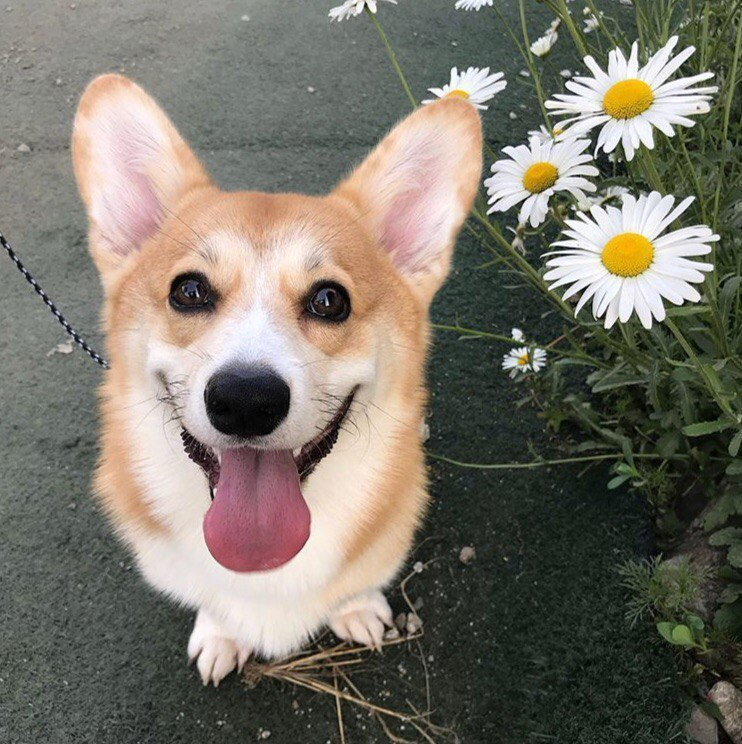
#> input picture cv2_tests/dog1.jpg, 742 x 744 px, found by its file name
$ jupyter execute --allow-errors cv2_tests.ipynb   (text cells are left out)
#> lines starting #> are read from the running program, lines starting #| are printed output that depends on the picture; after the words box and inside, x2 and y2 are one past the last pixel; in counts of white or black regions, pixels touching at a corner belong together
[cell 1]
import cv2
image = cv2.imread(r'C:\Users\Lenovo\Desktop\cv2\dog1.jpg')
#> image is the input picture: shape (744, 742, 3); mean B, G, R 105.5, 116.7, 121.4
cv2.imshow('Image',image)
cv2.waitKey(0)
cv2.destroyAllWindows()

[cell 2]
import cv2

def viewImage(image, name_of_window):
    cv2.namedWindow(name_of_window, cv2.WINDOW_NORMAL)
    cv2.imshow(name_of_window, image)
    cv2.waitKey(0)
    cv2.destroyAllWindows()

image = cv2.imread(r'C:\Users\Lenovo\Desktop\cv2\dog1.jpg', cv2.IMREAD_UNCHANGED)


#обрезка
cropped = image[200:800, 80:450]
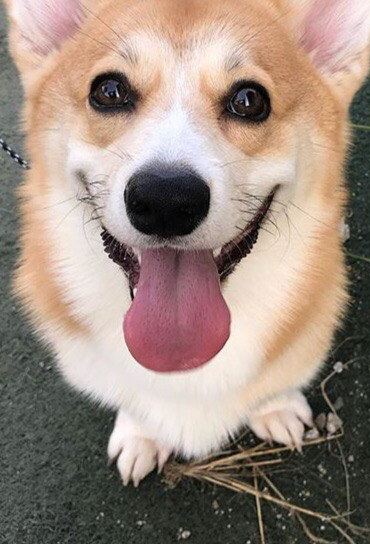
#> cropped: shape (544, 370, 3); mean B, G, R 128.2, 139.4, 157.6
viewImage(cropped, "Result")

[cell 3]
def viewImage(image, name_of_window):
    cv2.namedWindow(name_of_window, cv2.WINDOW_NORMAL)
    cv2.imshow(name_of_window, image)
    cv2.waitKey(0)
    cv2.destroyAllWindows()

image = cv2.imread(r'C:\Users\Lenovo\Desktop\cv2\dog1.jpg', cv2.IMREAD_UNCHANGED)

print('Original Dimensions : ',image.shape)
#| Original Dimensions :  (744, 742, 3)


#уменьшение-увеличение
scale_percent = 30 # Процент от изначального размера
width = int(image.shape[1] * scale_percent / 100)
#> width = 222
height = int(image.shape[0] * scale_percent / 100)
#> height = 223
dim = (width, height)
#> dim = (222, 223)
resized = cv2.resize(image, dim, interpolation = cv2.INTER_AREA)
viewImage(resized, "Result")

[cell 4]
def viewImage(image, name_of_window):
    cv2.namedWindow(name_of_window, cv2.WINDOW_NORMAL)
    cv2.imshow(name_of_window, image)
    cv2.waitKey(0)
    cv2.destroyAllWindows()

#поворот
image1 = cv2.imread(r'C:\Users\Lenovo\Desktop\cv2\dog1.jpg', cv2.IMREAD_UNCHANGED)
(h, w, d) = image1.shape #image.shape возвращает высоту, ширину и каналы
#> h = 744; w = 742; d = 3
center = (w // 2, h // 2)
#> center = (371, 372)
M = cv2.getRotationMatrix2D(center, 180, 1.0) #M — матрица поворота — поворачивает изображение на 180 градусов вокруг центра
rotated = cv2.warpAffine(image1, M, (w, h))
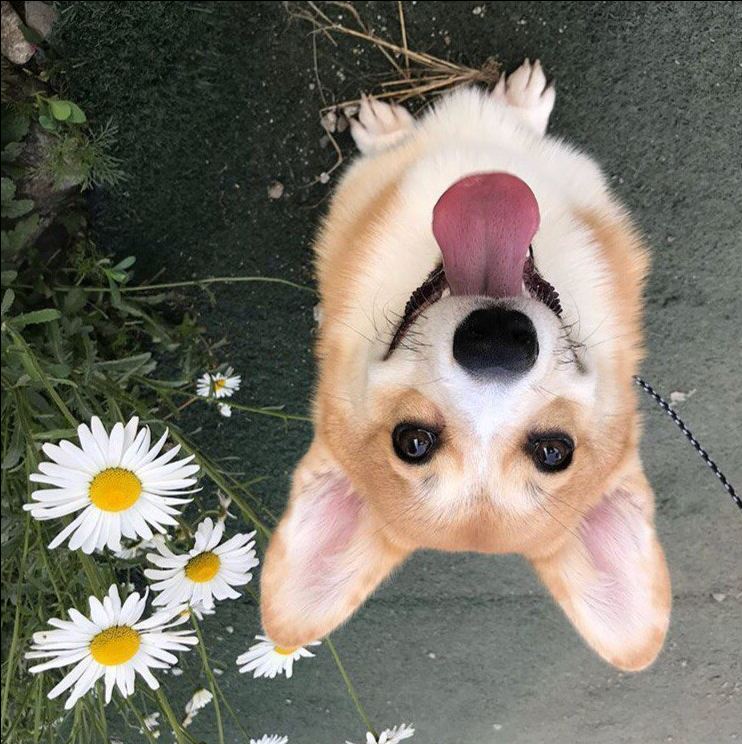
#> rotated: shape (744, 742, 3); mean B, G, R 105.2, 116.4, 121.1
viewImage(rotated, "Result")

[cell 5]
def viewImage(image, name_of_window):
    cv2.namedWindow(name_of_window, cv2.WINDOW_NORMAL)
    cv2.imshow(name_of_window, image)
    cv2.waitKey(0)
    cv2.destroyAllWindows()

image2 = cv2.imread(r'C:\Users\Lenovo\Desktop\cv2\dog1.jpg', cv2.IMREAD_UNCHANGED)

gray_image = cv2.cvtColor(image2, cv2.COLOR_BGR2GRAY)
#viewImage(gray_image, "gray")

ret, threshold_image = cv2.threshold(gray_image, 127, 255, 0)
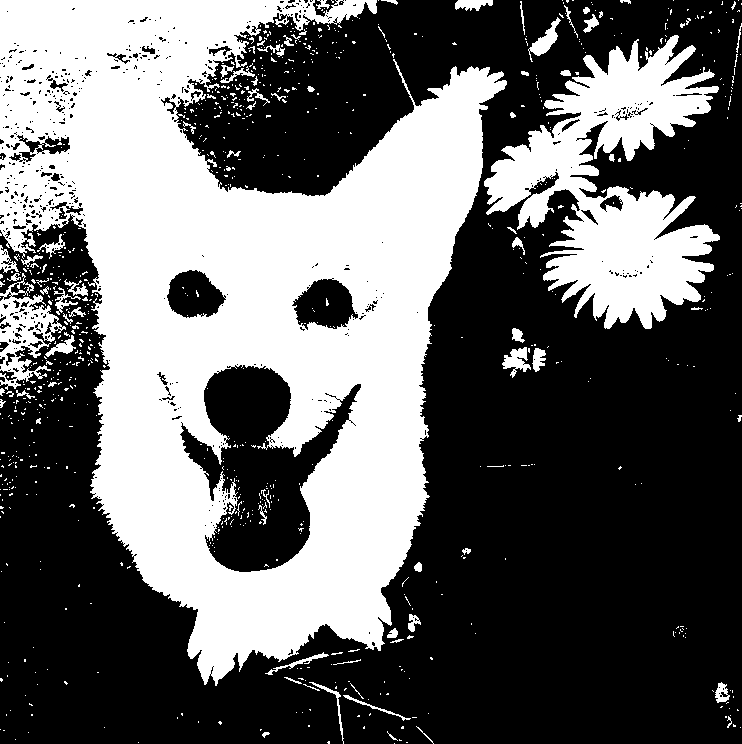
#> threshold_image: shape (744, 742); 39.8% white; 878 white regions (803 under 20 px), largest, box (x1, y1, x2, y2) and area: (0, 0, 507, 686) 175849, (484, 35, 720, 329) 31982, (0, 273, 66, 390) 3029
viewImage(threshold_image, "bw")

[cell 6]
def viewImage(image, name_of_window):
    cv2.namedWindow(name_of_window, cv2.WINDOW_NORMAL)
    cv2.imshow(name_of_window, image)
    cv2.waitKey(0)
    cv2.destroyAllWindows()

image = cv2.imread(r'C:\Users\Lenovo\Desktop\cv2\dog1.jpg', cv2.IMREAD_UNCHANGED)

#размытие
blurred = cv2.GaussianBlur(image, (51,51), 0)
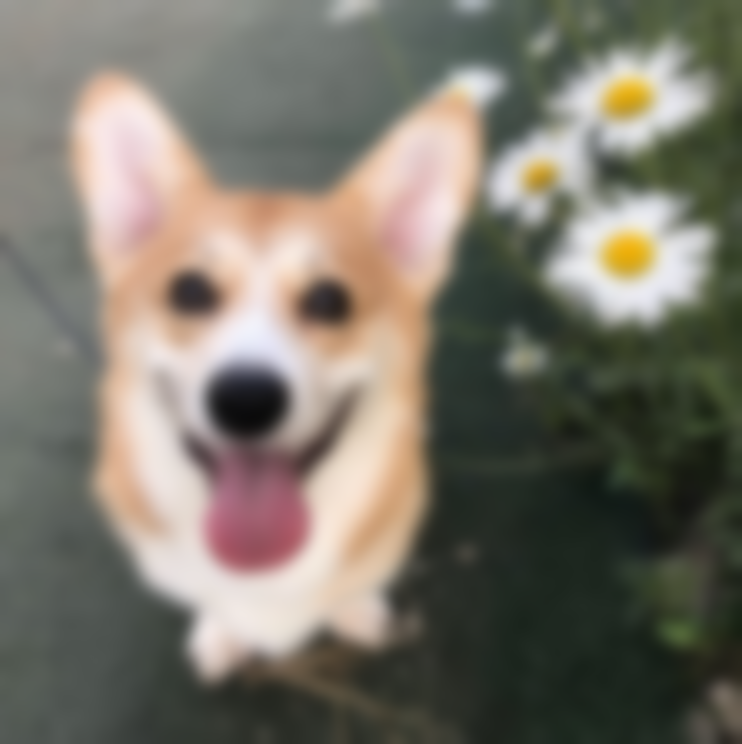
#> blurred: shape (744, 742, 3); mean B, G, R 105.5, 116.7, 121.4
viewImage(blurred, "GaussianBlur")

[cell 7]
def viewImage(image, name_of_window):
    cv2.namedWindow(name_of_window, cv2.WINDOW_NORMAL)
    cv2.imshow(name_of_window, image)
    cv2.waitKey(0)
    cv2.destroyAllWindows()

image = cv2.imread(r'C:\Users\Lenovo\Desktop\cv2\dog1.jpg', cv2.IMREAD_UNCHANGED)

cv2.line(image, (370, 20), (370, 900), (0, 0, 255), 5)
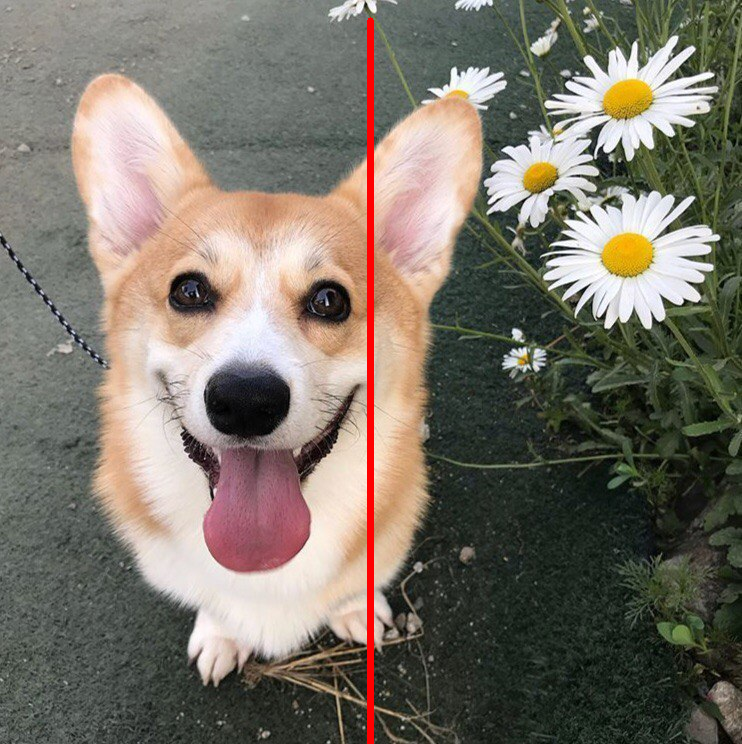
#> image: shape (744, 742, 3); 0.92% of pixels changed, all inside (x1, y1, x2, y2) = (367, 17, 374, 744)
viewImage(image, "line")

[cell 8]
def viewImage(image, name_of_window):
    cv2.namedWindow(name_of_window, cv2.WINDOW_NORMAL)
    cv2.imshow(name_of_window, image)
    cv2.waitKey(0)
    cv2.destroyAllWindows()

image = cv2.imread(r'C:\Users\Lenovo\Desktop\cv2\dog1.jpg', cv2.IMREAD_UNCHANGED)

k = cv2.putText(image, "I will be back", (50, 270),cv2.FONT_HERSHEY_SIMPLEX, 1, (30, 105, 210), 3)
viewImage(k, "Result")

[cell 9]
import cv2
def viewImage(image, name_of_window):

    cv2.namedWindow(name_of_window, cv2.WINDOW_NORMAL)
    cv2.imshow(name_of_window, image)
    cv2.waitKey(0)
    cv2.destroyAllWindows()

image = cv2.imread(r'C:\Users\Lenovo\Desktop\cv2\face4.jpg', cv2.IMREAD_UNCHANGED)

face_cascade = cv2.CascadeClassifier(r'C:\Users\Lenovo\Desktop\cv2\haarcascade_frontalface_default.xml')

#> (the rest of this cell did not finish here and is left out)

[cell 10]
import numpy as np
import cv2

faceCascade = cv2.CascadeClassifier(r'C:\Users\Lenovo\Desktop\cv2\data\haarcascades\haarcascade_frontalface_default.xml')

cap = cv2.VideoCapture(0)
cap.set(3,640) # set Width
cap.set(4,480) # set Height

while True:
    ret, img = cap.read()
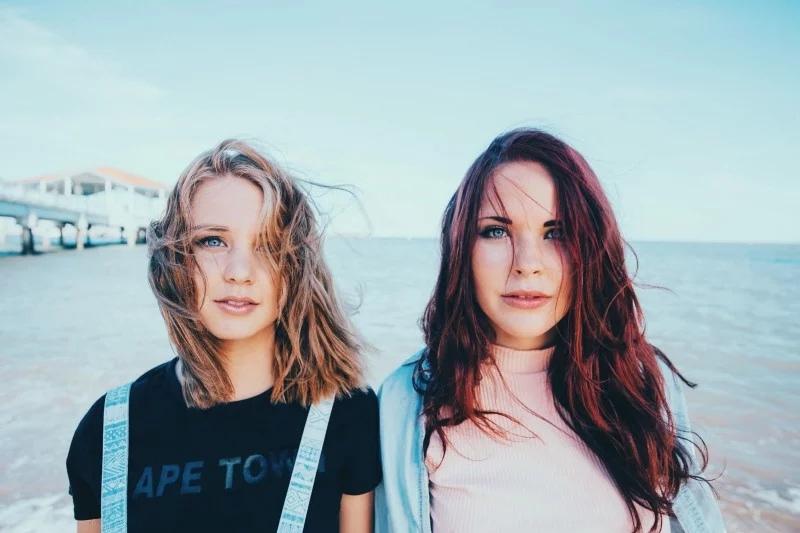
#> input picture cv2_tests/face5.jpg, 800 x 533 px, given in place of the camera
#> img is the input picture: shape (533, 800, 3); mean B, G, R 176.7, 172, 158.8
    img = cv2.flip(img, -1)
    gray = cv2.cvtColor(img, cv2.COLOR_BGR2GRAY)
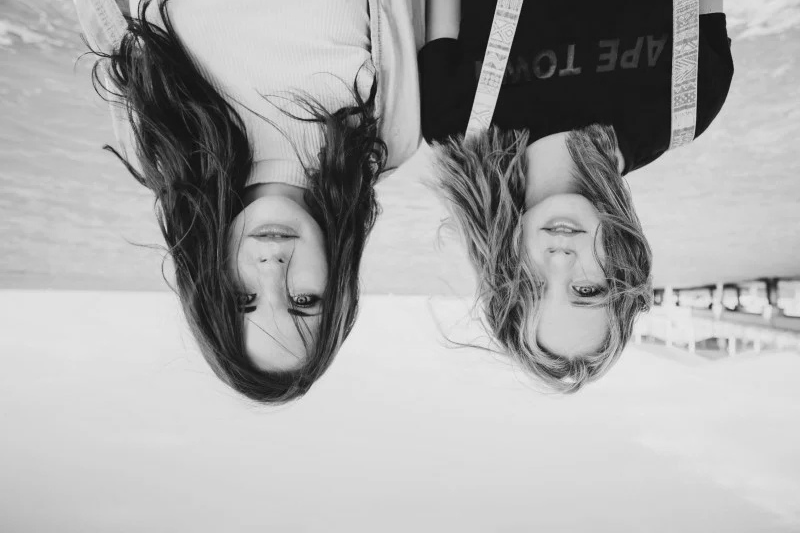
#> gray: shape (533, 800); min 9, max 240, mean 168.6
    faces = faceCascade.detectMultiScale(
        gray,
        scaleFactor=1.2,
        minNeighbors=5,
        minSize=(20, 20)
    )
#> faces = [[220, 193, 108, 108], [509, 187, 106, 106]]

    for (x,y,w,h) in faces:
        cv2.rectangle(img,(x,y),(x+w,y+h),(255,0,0),2)
        roi_gray = gray[y:y+h, x:x+w]
        roi_color = img[y:y+h, x:x+w]
#> this loop made 2 passes
#> pass 1, `roi_gray = gray[y:y+h, x:x+w]`:
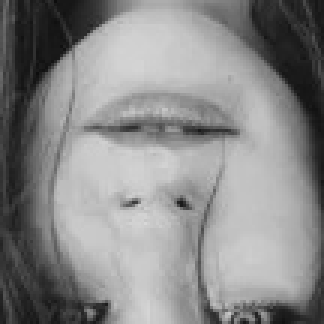
#> roi_gray: shape (108, 108) (shown 3 times larger); min 13, max 216, mean 136.7
#> pass 1, `roi_color = img[y:y+h, x:x+w]`:
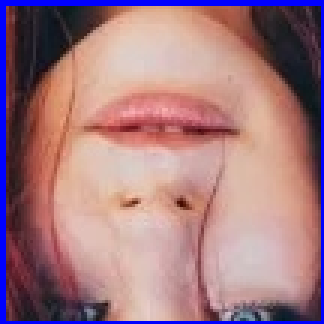
#> roi_color: shape (108, 108, 3) (shown 3 times larger); mean B, G, R 128.7, 121.1, 162.2
#> after the loop:
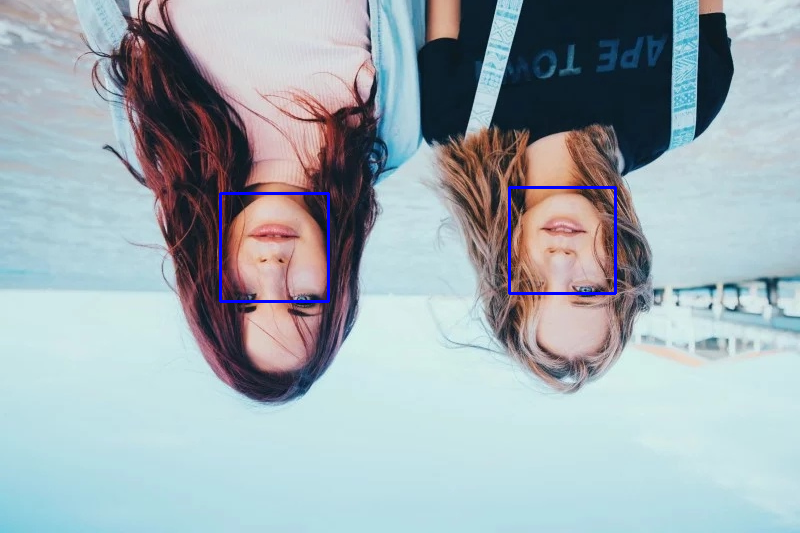
#> img: shape (533, 800, 3); mean B, G, R 177.8, 171.6, 158.1

    cv2.imshow('video',img)

    k = cv2.waitKey(30) & 0xff
#> (key Esc is pressed here)
    if k == 27: # press 'ESC' to quit
        break

cap.release()
cv2.destroyAllWindows()
